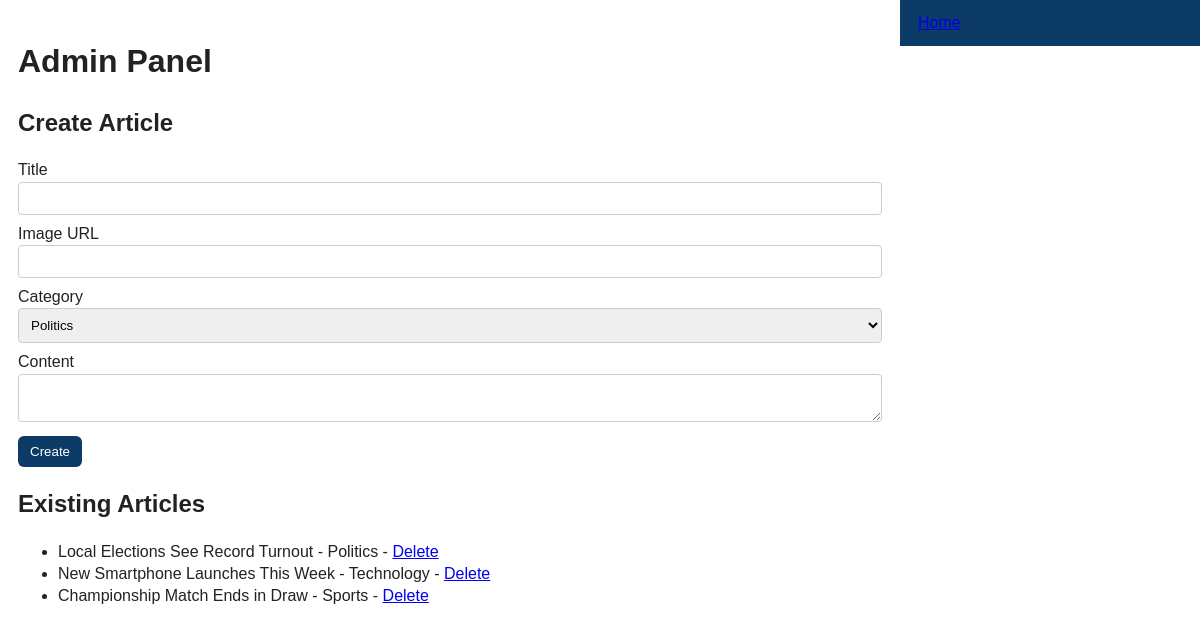
/admin.php (signed in), run on the app's committed database.
### tables this page shows
CREATE TABLE IF NOT EXISTS articles (
  article_id INT AUTO_INCREMENT PRIMARY KEY,
  title VARCHAR(255),
  content TEXT,
  image_url VARCHAR(500),
  category_id INT,
  author_id INT,
  published_date DATETIME,
  FOREIGN KEY (category_id) REFERENCES categories(category_id) ON DELETE SET NULL,
  FOREIGN KEY (author_id) REFERENCES users(user_id) ON DELETE SET NULL
);

CREATE TABLE IF NOT EXISTS categories (
  category_id INT AUTO_INCREMENT PRIMARY KEY,
  category_name VARCHAR(100) NOT NULL
);

### admin.php (the view, shortened to what this page needs)
<?php
require 'db.php';
$articles = $conn->query("SELECT a.article_id,a.title,c.category_name FROM articles a LEFT JOIN categories c ON a.category_id=c.category_id ORDER BY a.published_date DESC");
$cats = $conn->query("SELECT * FROM categories");
?>
<!doctype html><html lang="en"><head><meta charset="utf-8"><title>Admin</title><link rel="stylesheet" href="styles.css"></head><body>
<header><a href="index.php">Home</a></header>
<main>
  <h1>Admin Panel</h1>
  <h2>Create Article</h2>
  <form method="post">
    <label>Title<input name="title" required></label>
    <label>Image URL<input name="image" required></label>
    <label>Category<select name="category"><?php while($c=$cats->fetch_assoc()){ echo '<option value="'.$c['category_id'].'">'.htmlspecialchars($c['category_name']).'</option>'; } ?></select></label>
    <label>Content<textarea name="content" required></textarea></label>
    <button type="submit">Create</button>
  </form>
  <h2>Existing Articles</h2>
  <ul>
    <?php while($a=$articles->fetch_assoc()): ?>
      <li><?php echo htmlspecialchars($a['title']); ?> - <?php echo htmlspecialchars($a['category_name']); ?> - <a href="?delete=<?php echo $a['article_id']; ?>" onclick="return confirm('Delete?')">Delete</a></li>
    <?php endwhile; ?>
  </ul>
</main></body></html>

### styles.css (style rules this page uses)
* { box-sizing:border-box;font-family:Arial,Helvetica,sans-serif }
body { margin:0;color:#222;line-height:1.4 }
header { display:flex;align-items:center;gap:20px;padding:12px 18px;background:#0b3b66;color:white;flex-wrap:wrap }
main { display:block;padding:18px }
@media (min-width:900px) { body { display:grid;grid-template-columns:1fr 300px;grid-template-rows:auto 1fr auto;grid-template-areas:"main aside" "main aside" "footer footer" } }
@media (min-width:900px) { main { grid-area:main } }
label { display:block;margin:8px 0 }
input, textarea, select { width:100%;padding:8px;border:1px solid #ccc;border-radius:4px }
button { background:#0b3b66;color:white;padding:8px 12px;border:none;border-radius:6px;cursor:pointer }

### data on the page
articles: title "Local Elections See Record Turnout", category.category_name "Politics"
articles: title "New Smartphone Launches This Week", category.category_name "Technology"
articles: title "Championship Match Ends in Draw", category.category_name "Sports"

### other printed values
form field category "Politics"
